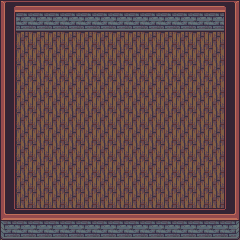

Tiled map render using the project's own tile images. Description and the whole map definition, tile-layer contents included, below:
An orthogonal 15x15 tile map with 16x16 px tiles, 2 tile layers (Floor, Walls).

<map version="1.2" tiledversion="1.2.0" orientation="orthogonal" renderorder="right-down" width="15" height="15" tilewidth="16" tileheight="16" infinite="0" nextlayerid="11" nextobjectid="1">
 <tileset firstgid="1" name="Castle" tilewidth="16" tileheight="16" tilecount="300" columns="15">
  <image source="../images/castle_tileset.png" width="240" height="320" />
 </tileset>
 <layer id="9" name="Floor" width="15" height="15">
  <data encoding="csv">
230,230,230,230,230,230,230,230,230,230,230,230,230,230,230,
230,230,230,230,230,230,230,230,230,230,230,230,230,230,230,
230,230,230,230,230,230,230,230,230,230,230,230,230,230,230,
230,230,230,230,230,230,230,230,230,230,230,230,230,230,230,
230,230,230,230,230,230,230,230,230,230,230,230,230,230,230,
230,230,230,230,230,230,230,230,230,230,230,230,230,230,230,
230,230,230,230,230,230,230,230,230,230,230,230,230,230,230,
230,230,230,230,230,230,230,230,230,230,230,230,230,230,230,
230,230,230,230,230,230,230,230,230,230,230,230,230,230,230,
230,230,230,230,230,230,230,230,230,230,230,230,230,230,230,
230,230,230,230,230,230,230,230,230,230,230,230,230,230,230,
230,230,230,230,230,230,230,230,230,230,230,230,230,230,230,
230,230,230,230,230,230,230,230,230,230,230,230,230,230,230,
230,230,230,230,230,230,230,230,230,230,230,230,230,230,230,
230,230,230,230,230,230,230,230,230,230,230,230,230,230,230
</data>
 </layer>
 <layer id="10" name="Walls" width="15" height="15">
  <data encoding="csv">
111,112,112,112,112,112,112,112,112,112,112,112,112,112,113,
126,127,127,127,127,127,127,127,127,127,127,127,127,127,128,
141,0,0,0,0,0,0,0,0,0,0,0,0,0,143,
141,0,0,0,0,0,0,0,0,0,0,0,0,0,143,
141,0,0,0,0,0,0,0,0,0,0,0,0,0,143,
141,0,0,0,0,0,0,0,0,0,0,0,0,0,143,
141,0,0,0,0,0,0,0,0,0,0,0,0,0,143,
126,0,0,0,0,0,0,0,0,0,0,0,0,0,143,
141,0,0,0,0,0,0,0,0,0,0,0,0,0,143,
141,0,0,0,0,0,0,0,0,0,0,0,0,0,143,
141,0,0,0,0,0,0,0,0,0,0,0,0,0,143,
126,0,0,0,0,0,0,0,0,0,0,0,0,0,143,
141,0,0,0,0,0,0,0,0,0,0,0,0,0,143,
156,157,157,157,157,157,157,157,157,157,157,157,157,157,158,
171,172,172,172,172,172,172,172,172,172,172,172,172,172,173
</data>
 </layer>
</map>